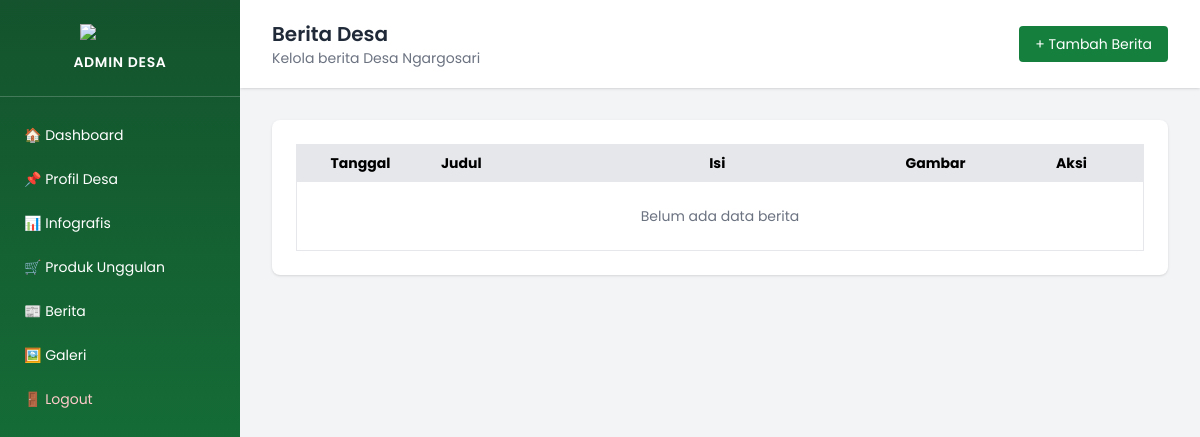
Page /admin/berita.php (signed in) on the earlier database version.
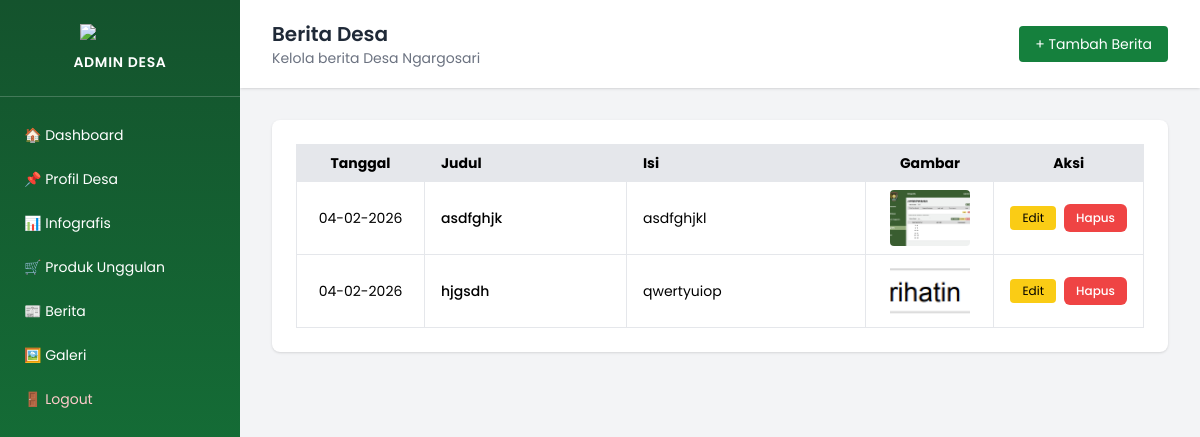
Same page on the later database version.
### tables this page shows
CREATE TABLE `berita` (
  `id` int(11) NOT NULL,
  `judul` varchar(200) NOT NULL,
  `isi` text NOT NULL,
  `gambar` varchar(255) DEFAULT NULL,
  `tanggal` date NOT NULL,
  `created_at` timestamp NOT NULL DEFAULT current_timestamp(),
  `updated_at` timestamp NOT NULL DEFAULT current_timestamp() ON UPDATE current_timestamp()
);

### admin/berita.php (the view, shortened to what this page needs)
<?php
require_once "../koneksi.php";
$query = mysqli_query($koneksi, "SELECT id, judul, isi, gambar, tanggal FROM berita ORDER BY tanggal DESC");
?>
<!DOCTYPE html>
<html lang="id">
<head>
<script src="https://cdn.tailwindcss.com"></script>
</head>
<body class="bg-gray-100">
<div class="min-h-screen flex">
<aside class="fixed top-0 left-0 w-60 h-screen bg-gradient-to-b from-green-900 to-green-700 text-white z-50">
    <div class="flex flex-col items-center py-6 border-b border-white/20">
        <img src="../assets/img/logo.png" class="w-20 mb-3">
        <span class="text-sm tracking-wider font-semibold">ADMIN DESA</span>
    </div>
    <nav class="mt-4 text-sm">
        <a href="dashboard.php" class="block px-6 py-3 hover:bg-white/20">🏠 Dashboard</a>
        <a href="profil.php" class="block px-6 py-3 hover:bg-white/20">📌 Profil Desa</a>
        <a href="infografis.php" class="block px-6 py-3 hover:bg-white/20">📊 Infografis</a>
        <a href="produk.php" class="block px-6 py-3 hover:bg-white/20">🛒 Produk Unggulan</a>
        <a href="berita.php" class="block px-6 py-3 hover:bg-white/20">📰 Berita</a>
        <a href="galeri.php" class="block px-6 py-3 hover:bg-white/20">🖼️ Galeri</a>
        <a href="logout.php" class="block px-6 py-3 text-red-200 hover:bg-red-500/30">🚪 Logout</a>
    </nav>
</aside>
<main class="ml-60 flex-1">
    <header class="bg-white px-8 py-5 shadow flex justify-between items-center">
        <div>
            <h2 class="text-xl font-semibold text-gray-800">Berita Desa</h2>
            <p class="text-gray-500 text-sm">Kelola berita Desa Ngargosari</p>
        </div>
        <button onclick="showAddModal()" class="bg-green-700 hover:bg-green-800 text-white px-4 py-2 rounded text-sm">
            + Tambah Berita
        </button>
    </header>
    <section class="p-8">
        <div class="bg-white rounded-lg shadow p-6 max-w-6xl mx-auto">
            <div class="overflow-x-auto">
                <table class="w-full border border-gray-300 text-sm">
                    <thead class="bg-gray-200">
                        <tr>
                            <th class="border px-4 py-2 w-32 text-center">Tanggal</th>
                            <th class="border px-4 py-2 text-left">Judul</th>
                            <th class="border px-4 py-2 text-left">Isi</th>
                            <th class="border px-4 py-2 w-32 text-center">Gambar</th>
                            <th class="border px-4 py-2 w-36 text-center">Aksi</th>
                        </tr>
                    </thead>
                    <tbody>
                    <?php if (mysqli_num_rows($query) > 0): ?>
                        <?php while ($row = mysqli_fetch_assoc($query)): ?>
                        <tr class="hover:bg-gray-50">
                            <td class="border px-4 py-2 text-center"><?= date('d-m-Y', strtotime($row['tanggal'])) ?></td>
                            <td class="border px-4 py-2 font-medium"><?= htmlspecialchars($row['judul']) ?></td>
                            <td class="border px-4 py-2 max-w-sm"><?= htmlspecialchars(mb_strimwidth($row['isi'], 0, 80, '…')) ?></td>
                            <td class="border px-4 py-2 text-center">
                                <?php if (!empty($row['gambar'])): ?>
                                    <img src="../assets/img/berita/<?= htmlspecialchars($row['gambar']) ?>" class="w-20 h-14 object-cover mx-auto rounded">
                                <?php else: ?>
                                    <span class="text-gray-400">-</span>
                                <?php endif; ?>
                            </td>
                            <td class="border px-4 py-2">
                                <div class="flex justify-center items-center gap-2">
                                    <button onclick='editBerita(<?= htmlspecialchars(json_encode($row), ENT_QUOTES) ?>)'
                                            class="bg-yellow-400 hover:bg-yellow-500 px-3 py-1 rounded text-xs">
                                         Edit
                                    </button>
                                    <a href="berita_hapus.php?id=<?= $row['id'] ?>"
                                       onclick="return confirm('Yakin ingin menghapus berita ini?')"
                                       class="bg-red-500 hover:bg-red-600 text-white px-3 py-1.5 rounded-md text-xs font-medium">
                                         Hapus
                                    </a>
                                </div>
                            </td>
                        </tr>
                        <?php endwhile; ?>
                    <?php else: ?>
                        <tr>
                            <td colspan="5" class="border px-4 py-6 text-center text-gray-500">Belum ada data berita</td>
                        </tr>
                    <?php endif; ?>
                    </tbody>
                </table>
            </div>
        </div>
    </section>
</main>
</div>
</body>
</html>

Differences in the rows shown:
added berita: tanggal "04-02-2026", judul "asdfghjk", isi "asdfghjkl", gambar (picture)
added berita: tanggal "04-02-2026", judul "hjgsdh", isi "qwertyuiop", gambar (picture)
Other differences:
text no longer shown: "Belum ada data berita"
